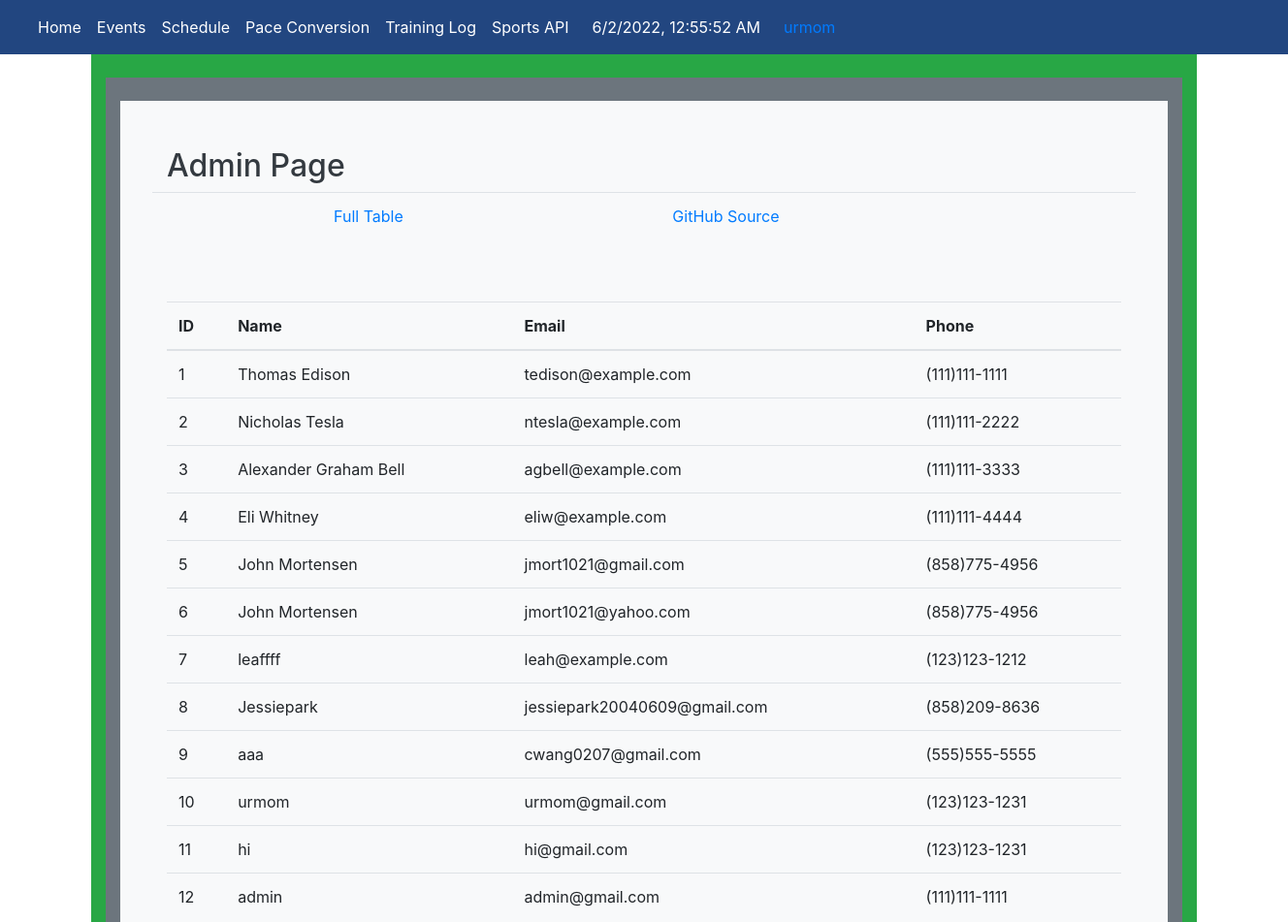
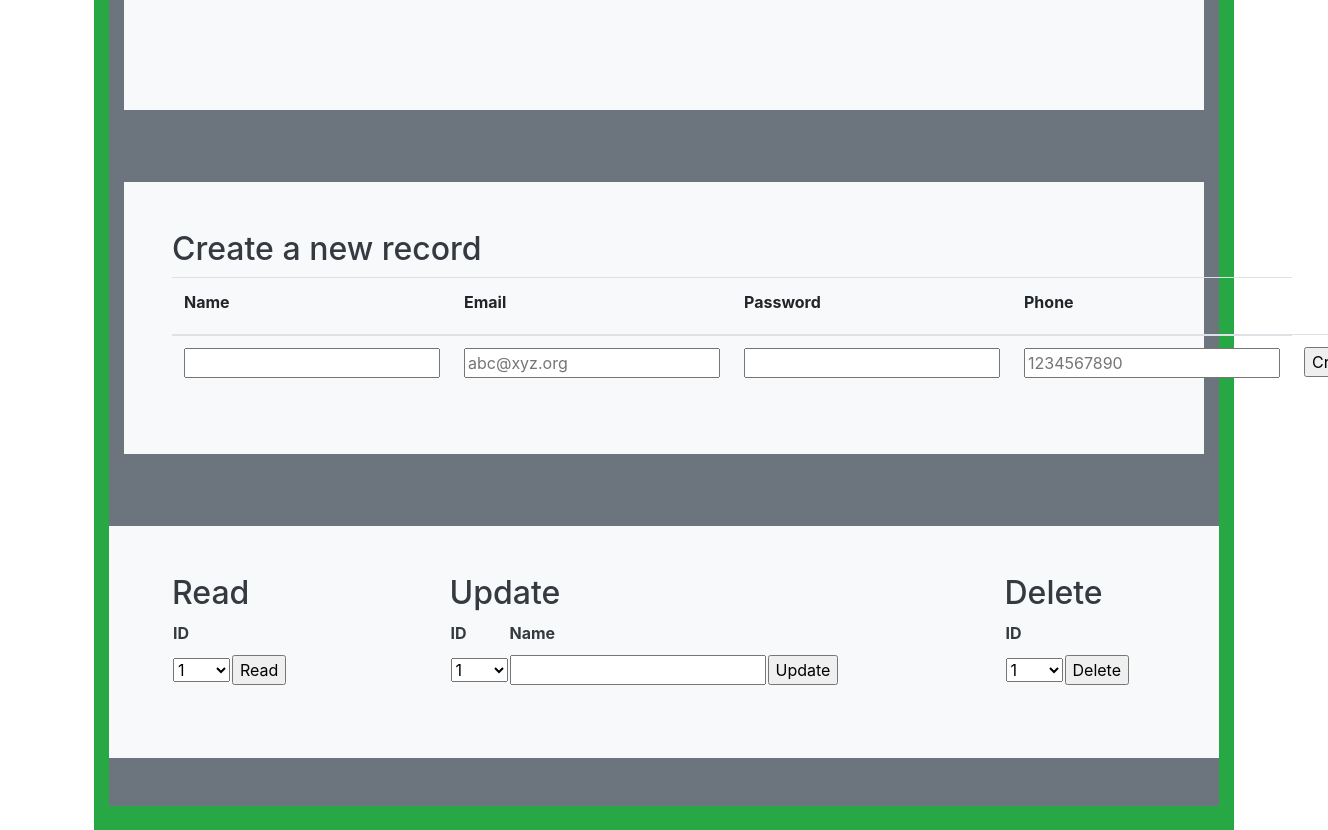
Screenshot of /crud/ (signed in) with the database file from the repository (2 pictures, top to bottom).
### crudy/model.py (models this page shows, shortened)
class Users(UserMixin, db.Model):
    userID = db.Column(db.Integer, primary_key=True)
    name = db.Column(db.String(255), unique=False, nullable=False)
    email = db.Column(db.String(255), unique=True, nullable=False)
    password = db.Column(db.String(255), unique=False, nullable=False)
    phone = db.Column(db.String(255), unique=False, nullable=False)
    notes = db.relationship("Notes", cascade='all, delete', backref='users', lazy=True)
    def read(self):
        return {
            "userID": self.userID,
            "name": self.name,
            "email": self.email,
            "password": self.password,
            "phone": self.phone,
            "query": "by_alc"  # This is for fun, a little watermark
        }
    def delete(self):
        db.session.delete(self)
        db.session.commit()
        return None

### crudy/app_crud.py (the view)
@app_crud.route('/')
@login_required  # Flask-Login uses this decorator to restrict acess to logged in users
def crud():
    return render_template("crud.html", table=users_all())

### crudy/query.py (called while the page is built)
def users_all():
    return users_all_alc()

def users_all_alc():
    table = Users.query.all()
    json_ready = [peep.read() for peep in table]
    return json_ready

@login_manager.user_loader
def user_loader(user_id):
    if user_id is not None:
        return Users.query.get(user_id)
    return None

### crudy/templates/cruddy/crud.html (shortened to what this page needs)
{% extends "layouts/base.html" %}
{% block body %}
    <div class="container py-4 text-light bg-success">
        <div class="container bg-secondary py-4">
            <div class="p-5 mb-4 bg-light text-dark rounded-3">
                <h2>Admin Page</h2>
                <div class="row align-items-md-stretch">
                    <table class="table">
                        <tbody>
                        <tr>
                            <td></td>
                            <td></td>
                            <td><a href={{url_for('crud.crud')}}>Full Table </a></td>
                            <td><a href="https://github.com/nighthawkcoders/nighthawk_csp/tree/master/crud">GitHub Source</a></td>
                        </tr>
                        </tbody>
                    </table>
                </div>
                <div class="row align-items-md-stretch">
                    <div class="container-fluid py-5">
                        <table class="table">
                            <thead>
                            <tr>
                                <th>ID</th>
                                <th>Name</th>
                                <th>Email</th>
                                <th>Phone</th>
                            </tr>
                            </thead>
                            <tbody>
                            {% for row in table %}
                                {% set pn = "" ~ row['phone'] %}
                                {% set pnf = "(" ~ pn[0:3] ~ ")" ~ pn[3:6] ~ "-" ~ pn[6:10] %}
                                <tr>
                                    <td>{{ row['userID'] }}</td>
                                    <td>{{ row['name'] }}</td>
                                    <td>{{ row['email'] }}</td>
                                    <td>{{ pnf }}</td>
                                </tr>
                            {% endfor %}
                            </tbody>
                        </table>
                    </div>
                </div>
            </div>
        </div>
        <div class="container bg-secondary py-4">
            <div class="p-5 mb-4 bg-light text-dark rounded-3">
                <h2>Create a new record</h2>
                <form method="POST" ID="create" action={{url_for('crud.create')}} >
                    <table class="table">
                        <thead>
                        <tr>
                            <th><label for="name">Name</label></th>
                            <th><label for="email">Email</label></th>
                            <th><label for="password">Password</label></th>
                            <th><label for="phone">Phone</label></th>
                        </tr>
                        </thead>
                        <tbody>
                        <tr>
                            <td><input type="text" name="name" id="name" required></td>
                            <td><input type="email" name="email" id="email" placeholder="abc@xyz.org" required></td>
                            <td><input type="password" name="password" id="password" required></td>
                            <td><input type="tel" name="phone" id="phone" pattern="[0-9]{10}" placeholder="1234567890" required></td>
                            <td><input type="submit" value="Create"></td>
                        </tr>
                        </tbody>
                    </table>
                </form>
            </div>
        </div>
        <div class="container bg-secondary py-4">
            <div class="row mb-4 bg-light text-dark rounded-3">
                <div class="col-md-3">
                    <div class="p-5 mb-4 bg-light text-dark rounded-3">
                        <h2>Read</h2>
                        <form method="POST" ID="read" action={{url_for('crud.read')}} >
                            <table id="read_table">
                                <tr><th><label for="read_userid">ID</label></th></tr>
                                <tr>
                                    <td>
                                        <select name="userid" id="read_userid">
                                            <optgroup label="userid">
                                                {% for row in table %}
                                                    <option label="{{ row['userID'] }}">{{ row['userID'] }}</option>
                                                {% endfor %}
                                            </optgroup>
                                        </select>
                                    </td>
                                    <td>
                                        <input type="submit" value="Read">
                                    </td>
                                </tr>
                            </table>
                        </form>
                    </div>
                </div>
                <div class="col-md-6">
                    <div class="p-5 mb-4 bg-light text-dark rounded-3">
                        <h2>Update</h2>
                        <form method="POST" ID="update" action={{url_for('crud.update')}} >
                            <table id="update_table">
                                <tr>
                                    <th><label for="update_userid">ID</label></th>
                                    <th><label for="update_name">Name</label></th>
                                </tr>
                                <tr>
                                    <td>
                                        <select name="userid" id="update_userid">
                                            <optgroup label="userid">
                                                {% for row in table %}
                                                    <option label="{{ row['userID'] }}">{{ row['userID'] }}</option>
                                                {% endfor %}
                                            </optgroup>
                                        </select>
                                    </td>
                                    <td><input type="text" name="name" id="update_name" required></td>
                                    <td><input type="submit" value="Update"></td>
                                </tr>
                            </table>
                        </form>
                    </div>
                </div>
                <div class="col-md-3">
                    <div class="p-5 mb-4 bg-light text-dark rounded-3">
                        <h2>Delete</h2>
                        <form method="POST" ID="read" action={{url_for('crud.delete')}} >
                            <table id="read_table">
                                <tr><th><label for="delete_userid">ID</label></th></tr>
                                <tr>
                                    <td>
                                        <select name="userid" id="delete_userid">
                                            <optgroup label="userid">
                                                {% for row in table %}
                                                    <option label="{{ row['userID'] }}">{{ row['userID'] }}</option>
                                                {% endfor %}
                                            </optgroup>
                                        </select>
                                    </td>
                                    <td><input type="submit" value="Delete"></td>
                                </tr>
                            </table>
                        </form>
                    </div>
                </div>
            </div>
        </div>
    </div>
{% endblock %}

### templates/layouts/base.html (shortened to what this page needs)
<!DOCTYPE HTML>
<html lang="en" data-theme="light">
<html lang="en">
{% set basename = "DNHS Track" %}
{% set github = "https://github.com/nighthawkcoders" %}
{% set twitter = "https://twitter.com/NighthawkCoding" %}
{% set youtube = "https://www.youtube.com/channel/UClIKOsDS5dsfzFA3zveDT3Q?view_as=subscriber" %}
<head>
    <link rel="stylesheet" href="https://stackpath.bootstrapcdn.com/bootstrap/4.3.1/css/bootstrap.min.css">
    <link rel="stylesheet" href="https://cdnjs.cloudflare.com/ajax/libs/font-awesome/4.7.0/css/font-awesome.min.css">
</head>
<body>
{% include "layouts/navbar.html" %}
{% block body %}
{% endblock %}
</body>
</html>

### templates/layouts/navbar.html (shortened to what this page needs)
<!DOCTYPE html>
<nav class="navbar navbar-expand-lg"; style="background-color:#224680";>
    <div class="container-fluid">
        <div class="btn-group">
            <div class="collapse navbar-collapse" id="navbarHome">
                <ul class="navbar-nav">
                    <li class="nav-item active">
                        <a class="nav-link"; style="color:white" href="/">Home </a>
                    </li>
                    <a class="nav-link"; style="color:white" href={{ url_for('events') }}>Events</a>
                    <a class="nav-link"; style="color:white" href={{ url_for('schedule') }}>Schedule </a>
                    <a class="nav-link"; style="color:white" href={{ url_for('pace_conversion') }}>Pace Conversion </a>
                    <a class="nav-link"; style="color:white" href={{ url_for('notes.notes') }}>Training Log</a>
                    <a class="nav-link"; style="color:white" href={{ url_for('sports_api') }}>Sports API</a>
                    <div class="collapse navbar-collapse" id="navbarNavDarkDropdown">
                        <ul class="navbar-nav">
                            <div style="color:black; alignment: right" class="btn-group">
                                <div class="px-3" style="color:white;">
                                    <span id="clock"></span>
                                </div>
                            </div>
                        </ul>
                    </div>
                    <div>
                        {% if current_user.is_authenticated %}
                            <a class="nav-link"; href={{url_for('crud.logout')}}> {{ current_user.name }} </a>
                        {% else %}
                            <a class="nav-link"; href={{url_for('crud.crud_login')}}>Login</a>
                        {% endif %}
                    </div>
                </ul>
            </div>
        </div>
    </div>
</nav>

### rows the page displays
Users: name "urmom", userID "10", email "urmom@gmail.com", pnf "(123)123-1231"
Users: userID "1", name "Thomas Edison", email "tedison@example.com", pnf "(111)111-1111"
Users: userID "2", name "Nicholas Tesla", email "ntesla@example.com", pnf "(111)111-2222"
Users: userID "3", name "Alexander Graham Bell", email "agbell@example.com", pnf "(111)111-3333"
Users: userID "4", name "Eli Whitney", email "eliw@example.com", pnf "(111)111-4444"
Users: userID "5", name "John Mortensen", email "jmort1021@gmail.com", pnf "(858)775-4956"
Users: userID "6", name "John Mortensen", email "jmort1021@yahoo.com", pnf "(858)775-4956"
Users: userID "7", name "leaffff", email "leah@example.com", pnf "(123)123-1212"
Users: userID "8", name "Jessiepark", email "jessiepark20040609@gmail.com", pnf "(858)209-8636"
Users: userID "9", name "aaa", email "cwang0207@gmail.com", pnf "(555)555-5555"
Users: userID "11", name "hi", email "hi@gmail.com", pnf "(123)123-1231"
Users: userID "12", name "admin", email "admin@gmail.com", pnf "(111)111-1111"

### other values shown
form field userid "1"
